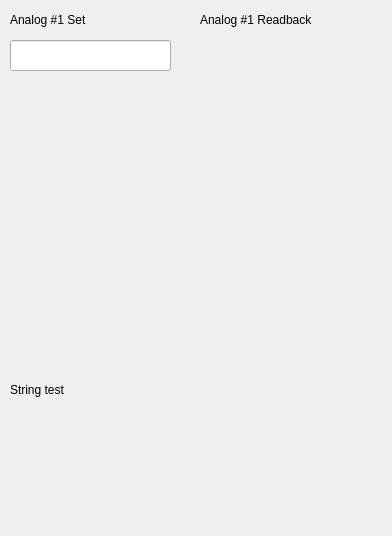
<?xml version="1.0" encoding="UTF-8"?>
<ui version="4.0">
 <class>Form</class>
 <widget class="QWidget" name="Form">
  <property name="geometry">
   <rect>
    <x>0</x>
    <y>0</y>
    <width>392</width>
    <height>536</height>
   </rect>
  </property>
  <property name="windowTitle">
   <string>Form</string>
  </property>
  <widget class="QELineEdit" name="qelineedit">
   <property name="geometry">
    <rect>
     <x>10</x>
     <y>40</y>
     <width>161</width>
     <height>31</height>
    </rect>
   </property>
   <property name="variable" stdset="0">
    <string>$(P):analog_out_1</string>
   </property>
  </widget>
  <widget class="QLabel" name="label_2">
   <property name="geometry">
    <rect>
     <x>10</x>
     <y>10</y>
     <width>121</width>
     <height>20</height>
    </rect>
   </property>
   <property name="text">
    <string>Analog #1 Set</string>
   </property>
  </widget>
  <widget class="QEForm" name="qeform_3">
   <property name="geometry">
    <rect>
     <x>20</x>
     <y>430</y>
     <width>341</width>
     <height>91</height>
    </rect>
   </property>
   <property name="uiFile" stdset="0">
    <string>motor_single.ui</string>
   </property>
   <property name="variableSubstitutions" stdset="0">
    <string>AXIS_PV=$(P)</string>
   </property>
  </widget>
  <widget class="QEPlot" name="qeplot">
   <property name="geometry">
    <rect>
     <x>-10</x>
     <y>90</y>
     <width>351</width>
     <height>281</height>
    </rect>
   </property>
   <property name="variable1" stdset="0">
    <string>$(P):waveform</string>
   </property>
  </widget>
  <widget class="QLabel" name="label_4">
   <property name="geometry">
    <rect>
     <x>200</x>
     <y>10</y>
     <width>141</width>
     <height>20</height>
    </rect>
   </property>
   <property name="text">
    <string>Analog #1 Readback</string>
   </property>
  </widget>
  <widget class="QELabel" name="qelabel_2">
   <property name="geometry">
    <rect>
     <x>190</x>
     <y>40</y>
     <width>171</width>
     <height>31</height>
    </rect>
   </property>
   <property name="variable" stdset="0">
    <string>$(P):analog_in_1</string>
   </property>
  </widget>
  <widget class="QELabel" name="qelabel_3">
   <property name="geometry">
    <rect>
     <x>170</x>
     <y>380</y>
     <width>171</width>
     <height>31</height>
    </rect>
   </property>
   <property name="variable" stdset="0">
    <string>$(P):status_str</string>
   </property>
  </widget>
  <widget class="QLabel" name="label_5">
   <property name="geometry">
    <rect>
     <x>10</x>
     <y>380</y>
     <width>141</width>
     <height>20</height>
    </rect>
   </property>
   <property name="text">
    <string>String test</string>
   </property>
  </widget>
 </widget>
 <customwidgets>
  <customwidget>
   <class>QEForm</class>
   <extends>QWidget</extends>
   <header>QEForm.h</header>
  </customwidget>
  <customwidget>
   <class>QELabel</class>
   <extends>QLabel</extends>
   <header>QELabel.h</header>
  </customwidget>
  <customwidget>
   <class>QELineEdit</class>
   <extends>QLineEdit</extends>
   <header>QELineEdit.h</header>
  </customwidget>
  <customwidget>
   <class>QEPlot</class>
   <extends>QEFrame</extends>
   <header>QEPlot.h</header>
  </customwidget>
  <customwidget>
   <class>QEFrame</class>
   <extends>QFrame</extends>
   <header>QEFrame.h</header>
   <container>1</container>
  </customwidget>
 </customwidgets>
 <resources/>
 <connections/>
</ui>
